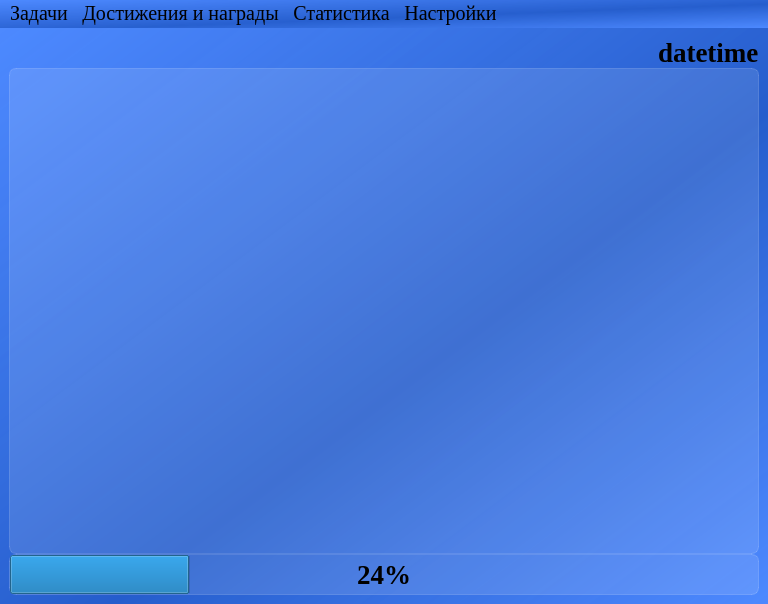
<?xml version="1.0" encoding="UTF-8"?>
<ui version="4.0">
 <class>MainWindow</class>
 <widget class="QMainWindow" name="MainWindow">
  <property name="geometry">
   <rect>
    <x>0</x>
    <y>0</y>
    <width>768</width>
    <height>604</height>
   </rect>
  </property>
  <property name="minimumSize">
   <size>
    <width>0</width>
    <height>0</height>
   </size>
  </property>
  <property name="maximumSize">
   <size>
    <width>16777215</width>
    <height>16777215</height>
   </size>
  </property>
  <property name="windowTitle">
   <string>TimeQuest</string>
  </property>
  <property name="styleSheet">
   <string notr="true">background-color: qlineargradient(spread:pad, x1:1, y1:1, x2:0, y2:0, stop:0 rgba(77, 137, 255, 255), stop:0.427447 rgba(37, 93, 204, 235), stop:1 rgba(77, 137, 255, 255));
font-family: Liberation Serif;</string>
  </property>
  <widget class="QWidget" name="centralwidget">
   <property name="maximumSize">
    <size>
     <width>16777215</width>
     <height>16777215</height>
    </size>
   </property>
   <layout class="QVBoxLayout" name="verticalLayout">
    <item>
     <layout class="QVBoxLayout" name="verticalLayout_main">
      <property name="spacing">
       <number>0</number>
      </property>
      <property name="sizeConstraint">
       <enum>QLayout::SetDefaultConstraint</enum>
      </property>
      <item>
       <layout class="QHBoxLayout" name="horizontalLayout_top" stretch="0,0,0">
        <property name="spacing">
         <number>0</number>
        </property>
        <property name="sizeConstraint">
         <enum>QLayout::SetDefaultConstraint</enum>
        </property>
        <property name="leftMargin">
         <number>0</number>
        </property>
        <item>
         <spacer name="horizontalSpacer">
          <property name="orientation">
           <enum>Qt::Horizontal</enum>
          </property>
          <property name="sizeHint" stdset="0">
           <size>
            <width>40</width>
            <height>20</height>
           </size>
          </property>
         </spacer>
        </item>
        <item>
         <widget class="QLabel" name="label_icon_datetime">
          <property name="maximumSize">
           <size>
            <width>23</width>
            <height>16777215</height>
           </size>
          </property>
          <property name="styleSheet">
           <string notr="true">font-weight: bold; 
font-size: 20pt;
background-color: none;
border: none;</string>
          </property>
          <property name="pixmap">
           <pixmap resource="../../res/icons/res-rc.qrc">:/icons/time.svg</pixmap>
          </property>
         </widget>
        </item>
        <item>
         <widget class="QLabel" name="label_datetime">
          <property name="maximumSize">
           <size>
            <width>200</width>
            <height>16777215</height>
           </size>
          </property>
          <property name="styleSheet">
           <string notr="true">font-weight: bold;
font-size: 20pt;
background-color: none;
border: none;</string>
          </property>
          <property name="text">
           <string>datetime</string>
          </property>
         </widget>
        </item>
       </layout>
      </item>
      <item>
       <layout class="QHBoxLayout" name="horizontalLayout_center">
        <item>
         <widget class="QListWidget" name="listWidget_tasks">
          <property name="styleSheet">
           <string notr="true">QListView {
font-weight: bold;
font-size: 20pt;
background-color: rgba(255, 255, 255, 30);
border: 1px solid rgba(255, 255, 255, 40);
border-radius: 7px;
}

QListView::item:selected {
border: none;
color: rgb(255, 255, 255);
background-color: rgba(255, 255, 255, 50);
}</string>
          </property>
          <property name="isWrapping" stdset="0">
           <bool>false</bool>
          </property>
          <property name="wordWrap">
           <bool>false</bool>
          </property>
         </widget>
        </item>
       </layout>
      </item>
      <item>
       <layout class="QHBoxLayout" name="horizontalLayout_down">
        <property name="spacing">
         <number>0</number>
        </property>
        <item>
         <widget class="QProgressBar" name="progressBar_done_tasks">
          <property name="minimumSize">
           <size>
            <width>0</width>
            <height>0</height>
           </size>
          </property>
          <property name="styleSheet">
           <string notr="true">background-color: rgba(255, 255, 255, 30);
border: 1px solid rgba(255, 255, 255, 40);
border-radius: 7px;
font-weight: bold;
font-size: 20pt;
text-align: center;</string>
          </property>
          <property name="value">
           <number>24</number>
          </property>
          <property name="textVisible">
           <bool>true</bool>
          </property>
         </widget>
        </item>
       </layout>
      </item>
     </layout>
    </item>
   </layout>
  </widget>
  <widget class="QMenuBar" name="menubar">
   <property name="geometry">
    <rect>
     <x>0</x>
     <y>0</y>
     <width>768</width>
     <height>22</height>
    </rect>
   </property>
   <property name="font">
    <font>
     <family>Liberation Serif</family>
     <pointsize>15</pointsize>
    </font>
   </property>
   <widget class="QMenu" name="menu_tasks">
    <property name="title">
     <string>Задачи</string>
    </property>
    <addaction name="action_add_task"/>
    <addaction name="action_delete_task"/>
   </widget>
   <widget class="QMenu" name="menu_statistic">
    <property name="title">
     <string>Статистика</string>
    </property>
    <addaction name="action_show_statistics"/>
   </widget>
   <widget class="QMenu" name="menu_settings">
    <property name="title">
     <string>Настройки</string>
    </property>
    <addaction name="action_change_theme"/>
   </widget>
   <widget class="QMenu" name="menu_achievements">
    <property name="title">
     <string>Достижения и награды</string>
    </property>
    <addaction name="action_list_achievements"/>
   </widget>
   <addaction name="menu_tasks"/>
   <addaction name="menu_achievements"/>
   <addaction name="menu_statistic"/>
   <addaction name="menu_settings"/>
  </widget>
  <action name="action_add_task">
   <property name="text">
    <string>Добавить задачу</string>
   </property>
  </action>
  <action name="action_list_achievements">
   <property name="text">
    <string>Список достижений</string>
   </property>
  </action>
  <action name="action_show_statistics">
   <property name="text">
    <string>Просмотр статистики</string>
   </property>
  </action>
  <action name="action_change_theme">
   <property name="text">
    <string>Сменить тему приложения</string>
   </property>
  </action>
  <action name="action_delete_task">
   <property name="text">
    <string>Удалить задачу</string>
   </property>
  </action>
 </widget>
 <tabstops>
  <tabstop>listWidget_tasks</tabstop>
 </tabstops>
 <resources>
  <include location="../../res/icons/res-rc.qrc"/>
  <include location="../../res/icons/res-rc.qrc"/>
 </resources>
 <connections/>
</ui>
